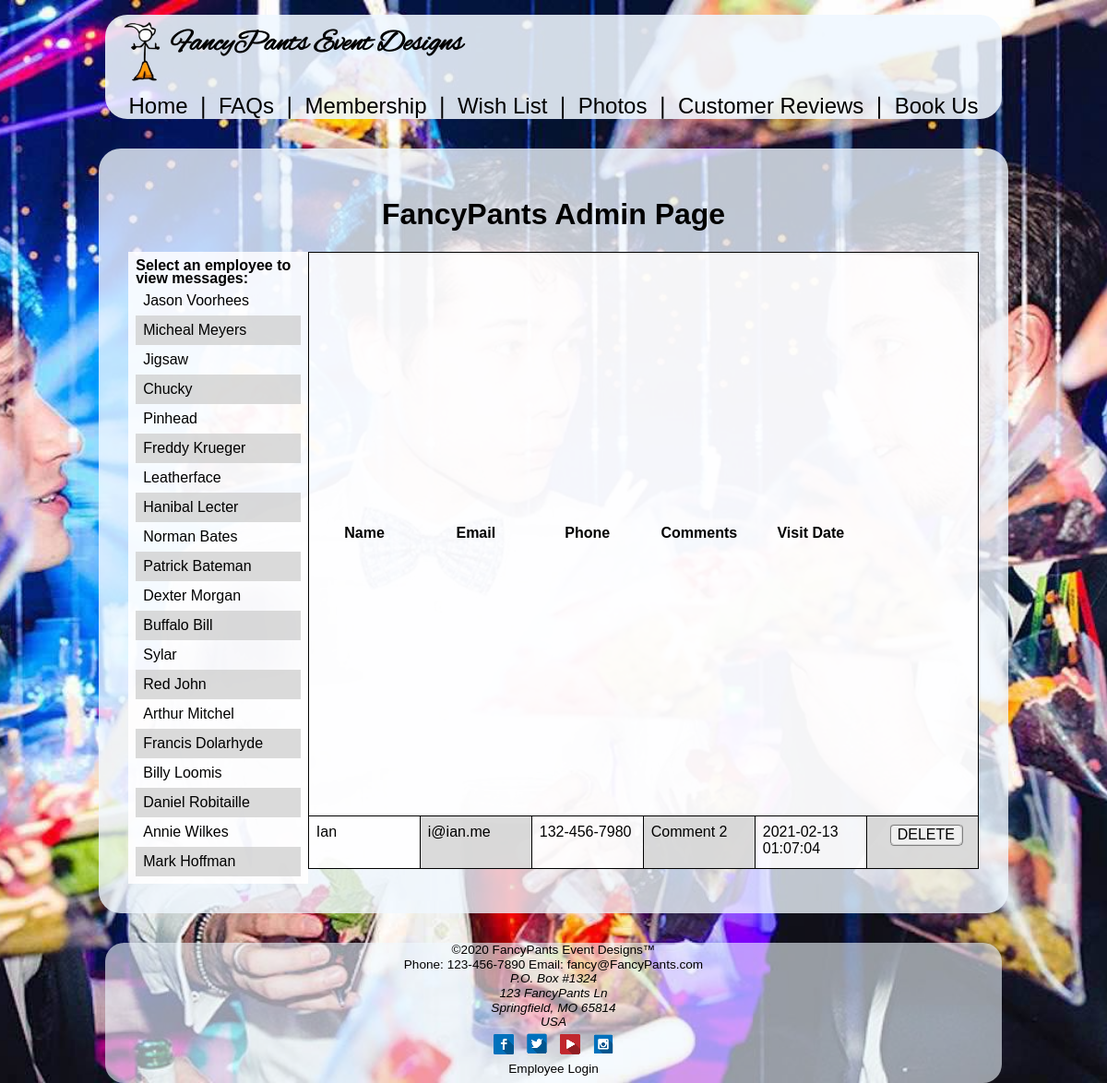
/pages/admin.php?employee_id=2, run on the app's committed database.
### tables this page shows
CREATE TABLE IF NOT EXISTS fancyPantsEmp (
	empID				INT				NOT NULL		PRIMARY KEY AUTO_INCREMENT,
    empName				VARCHAR(45)		NOT NULL
);

CREATE TABLE IF NOT EXISTS bookUs (
	refID				INT				NOT NULL		PRIMARY KEY AUTO_INCREMENT,
	name				VARCHAR(75)		NOT NULL,
	email				VARCHAR(75)		NOT NULL,
	phone				VARCHAR(75)		NOT NULL,
	comments			VARCHAR(500),
	visitDate			DATETIME		NOT NULL,
	empID				INT				NOT NULL
);

### model/admin_db.php (called while the page is built, shortened)
<?php
function listEmp () {
    $db = Database::getDB();
    $query = 'SELECT * FROM fancypantsemp ORDER BY empID;';
    $statement = $db->prepare($query);
    $statement->execute();
    $employees = $statement;
    return $employees;
}
function listComments ($emp_id) {
    $db = Database::getDB();
    $query2 = 'SELECT * FROM bookus WHERE bookus.empID = :empID ORDER BY visitDate;';
    $statement2 = $db->prepare($query2);
    $statement2->bindValue(':empID', $emp_id);
    $statement2->execute();
    $visitors = $statement2;
    return $visitors;
}
?>

### pages/admin.php (the view, shortened to what this page needs)
<?php
$action = filter_input(INPUT_POST, 'action');
if ($action == NULL) {
    $action = 'list-comments';
}
if ($action == 'list-comments') {
    $emp_id = filter_input(INPUT_GET, 'employee_id', FILTER_VALIDATE_INT);
    require_once('../model/admin_db.php');
    $employees = listEmp();
    $visitors = listComments($emp_id);
} else if ($action == 'delete-comments') {
    $visitor_id = filter_input(INPUT_POST, 'visitor_id', FILTER_VALIDATE_INT);
    require_once('../model/database.php');
    require_once('../model/admin_db.php');
    deleteComment($visitor_id);
    header("location: admin.php");
}
?>
<!DOCTYPE html>
<html lang="en" id="bookUs_page" class="html_back_img">
    <head>
        <link rel="stylesheet" href="../styles/normalize.css">
        <link rel="stylesheet" href="../styles/style.css">
        <link rel="stylesheet" href="../styles/admin.css">
    </head>
    <body>
        <div class="content">
            <header>
                <div><a href="home.html"><img src="../images/fancyPants.png" alt="FancyPants logo" height="64px" id="header_logo"><h1 id="headerH1">FancyPants Event Designs</h1></a></div>
                <div id="nav_items"><a href="home.html"> Home </a>&#x2758;<a href="faq.html"> FAQs </a>&#x2758;<a href="contact.html"> Membership </a>&#x2758;<a href="wishList.html"> Wish List </a>&#x2758;<a href="photos.html"> Photos </a>&#x2758;<a href="reviews.html"> Customer Reviews </a></a>&#x2758;<a href="bookUs.html"> Book Us</a>
                </div>
            </header>
            <main>
                <section id="admin" class="main">
                    <h1>FancyPants Admin Page</h1>
                    <div class="admin-content">
                        <aside class="admin-aside">
                            <h4>Select an employee to view messages:</h4>
                            <ul class="emp-list">
                                <?php foreach ($employees as $employee) : ?>
                                <li>
                                    <a href="?employee_id=<?php echo $employee['empID'] ?>"><?php echo $employee['empName'] ?></a>
                                </li>
                                <?php endforeach; ?>
                            </ul>
                        </aside>
                        <table class="admin-messages">
                            <tr>
                                <th>Name</th>
                                <th>Email</th>
                                <th>Phone</th>
                                <th>Comments</th>
                                <th>Visit Date</th>
                                <th>&nbsp;</th>
                            </tr>
                            <?php foreach ($visitors as $visitor) : ?>
                                <tr>
                                    <td><?php echo $visitor['name']; ?></td>
                                    <td><?php echo $visitor['email']; ?></td>
                                    <td><?php echo $visitor['phone']; ?></td>
                                    <td><?php echo $visitor['comments']; ?></td>
                                    <td><?php echo $visitor['visitDate']; ?></td>
                                    <td>
                                        <form action="admin.php" method="POST">
                                            <input type="submit" value="DELETE" class="admin-message-delete-btn">
                                        </form>
                                    </td>
                                </tr>
                            <?php endforeach; ?>
                        </table>
                    </div>
                </section>
            </main>
        </div>
        <footer>
            <p>&#169;2020 FancyPants Event Designs&#8482;</p>
            <p>Phone: <a href="tel:123-456-7890">123-456-7890</a> Email: <a href="mailto:fancy@FancyPants.com">fancy@FancyPants.com</a></p>
            <p><address>P.O. Box #1324<br>123 FancyPants Ln<br>Springfield, MO 65814<br>USA</address></p>
            <p><a href="https://www.facebook.com/" target="blank"><img src="../images/fb.png" alt="facebook"></a>
                <a href="https://twitter.com/" target="blank"><img src="../images/tw.png" alt="twitter"></a>
                <a href="https://www.youtube.com/" target="blank"><img src="../images/yt.png" alt="youtube"></a>
                <a href="https://www.instagram.com/" target="blank"><img src="../images/ig.png" alt="instagram"></a></p>
                <p><a href="login.html">Employee Login</a></p>
        </footer>
    </body>
</html>

### styles/style.css (style rules this page uses)
#bookUs_page { background-image: url(../images/bookUs.jpg); }
.html_back_img { background-position: center; background-size: cover; background-repeat: no-repeat; background-attachment: fixed; width: 100%; }
* { margin: 0; text-decoration: none; }
html { background-color: black; background-repeat: no-repeat; height: 100%; }
body { height: 100%; display: flex; flex-direction: column; font-family: alex_brushregular, Geneva, Tahoma, sans-serif; }
.content { flex: 1 0 auto; }
header { width: 95%; margin-top: 0.5em; margin-left: auto; margin-right: auto; border-radius: 1.5em; text-align: center; color: #000000; background-color: rgba(240, 248, 255, 0.877); }
#header_logo { height: 128px; }
#headerH1 { margin-top: auto; }
#nav_items { font-family: Verdana, Geneva, Tahoma, sans-serif; font-size: 1.5em; }
.main { width: 95%; margin: 2em auto; background-color: rgba(240, 248, 255, 0.788); border-radius: 1.5em; font-family: Verdana, Geneva, Tahoma, sans-serif; padding: 2em; }
h1, h2, h3 { text-align: center; }
form { text-align: center; color: #000000; }
input, button { display: block; width: 11em; margin: 0 auto; border: 2px ridge lightgray; border-radius: 5px; }
table { border-collapse: collapse; border: 1px solid black; margin: 0 auto 1em; }
td { width: 3em; height: 3em; vertical-align: top; padding: 0.5 0 0 0.5; border: 1px solid black; }
a { color: #000000; }
footer { width: 95%; flex-shrink: 0; margin-left: auto; margin-right: auto; text-align: center; padding-bottom: 7px; border-radius: 1.5em; font-family: Verdana, Geneva, Tahoma, sans-serif; font-size: 0.85em; color: #000000; background-color: rgba(240, 248, 255, 0.603); }
@media screen and (min-width: 1024px) { body { max-width: 1024px; margin: 0 auto; } }
@media screen and (min-width: 1024px) { #header_logo { display: block; height: 64px; float: left; margin: 0.5em 0 0 0.5em; } }
@media screen and (min-width: 1024px) { #headerH1 { display: flex; line-height: 64px; margin-top: 0.5em; } }
@media screen and (min-width: 1024px) { .main { width: 65%; } }
@media screen and (min-width: 1024px) { input { width: 60%; } }

### styles/admin.css (style rules this page uses)
section#admin { width: 90%; margin: inherit auto; }
.admin-content { display: flex; }
aside.admin-aside { background: rgba(255, 255, 255, 0.842); line-height: 0.9em; padding: 0.5em; }
aside.admin-aside li { line-height: 2em; padding-left: 0.5em; }
aside.admin-aside li:nth-child(even) { background: rgba(211, 211, 211, 0.842); }
table.admin-messages { background: rgba(255, 255, 255, 0.842); width: 79%; }
.admin-message-delete-btn { width: 5em; }
td { min-width: 7em; padding: 0.5em 0 0 0.5em; }
td:nth-child(even) { background: rgba(211, 211, 211, 0.842); }
a { text-decoration: none; }
ul { list-style-type: none; padding: 0; }

### data on the page
fancypantsemp: empName "Jason Voorhees"
fancypantsemp: empName "Micheal Meyers"
fancypantsemp: empName "Jigsaw"
fancypantsemp: empName "Chucky"
fancypantsemp: empName "Pinhead"
fancypantsemp: empName "Freddy Krueger"
fancypantsemp: empName "Leatherface"
fancypantsemp: empName "Hanibal Lecter"
fancypantsemp: empName "Norman Bates"
fancypantsemp: empName "Patrick Bateman"
fancypantsemp: empName "Dexter Morgan"
fancypantsemp: empName "Buffalo Bill"
fancypantsemp: empName "Sylar"
fancypantsemp: empName "Red John"
fancypantsemp: empName "Arthur Mitchel"
fancypantsemp: empName "Francis Dolarhyde"
fancypantsemp: empName "Billy Loomis"
fancypantsemp: empName "Daniel Robitaille"
fancypantsemp: empName "Annie Wilkes"
fancypantsemp: empName "Mark Hoffman"
bookus: name "Ian", email "i@ian.me", phone "132-456-7980", comments "Comment 2", visitDate "2021-02-13 01:07:04"
